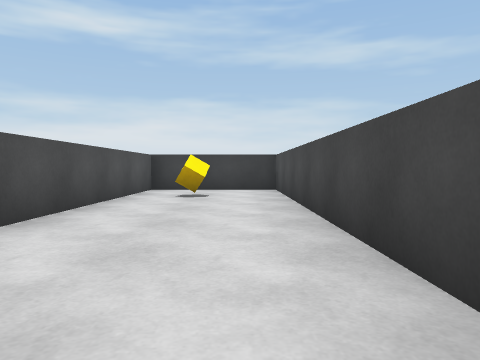
View 1 (above)

23 first-person views from a walk through a Unity game level. The camera is 0.62 m above the floor, tilts 2° down and sees 70° across. The floor is counted in squares, 1 m on a side. Each view is taken from the middle of a square. On the plan, view 1 faces up. The plan holds only what a view shows up to about 10 squares ahead; the rest is blank. The place goes on beyond the plan. The player is left out.

View 2
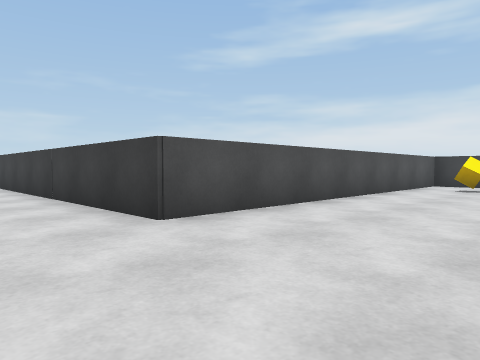

View 3
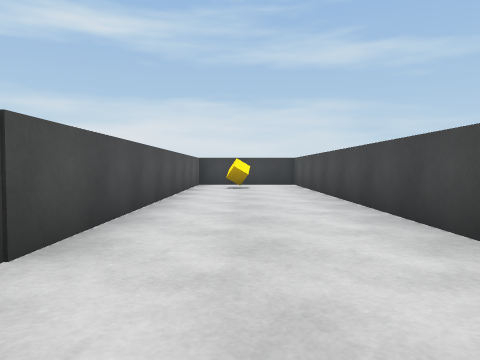

View 4
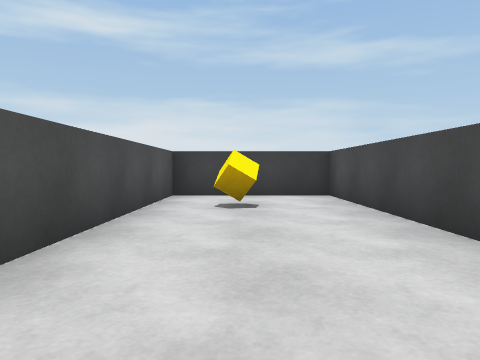

View 5
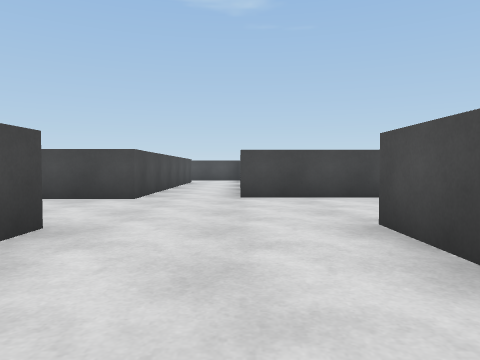

View 6
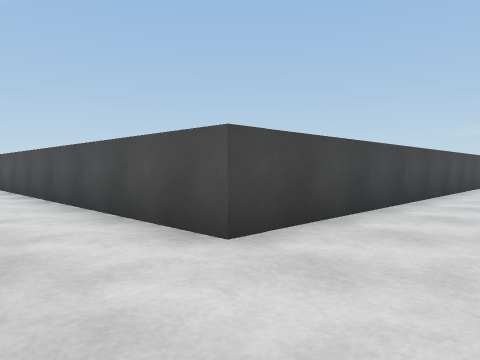

View 7
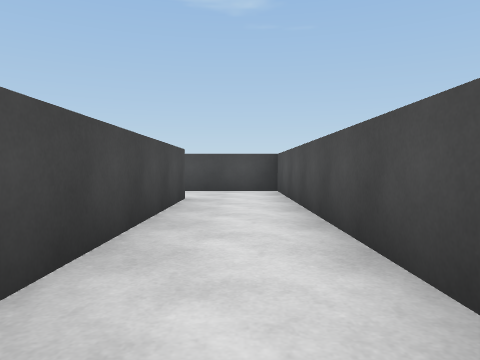

View 8
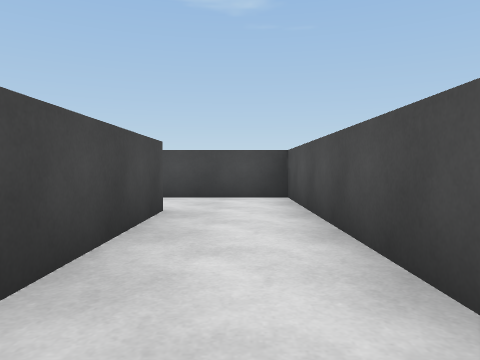

View 9
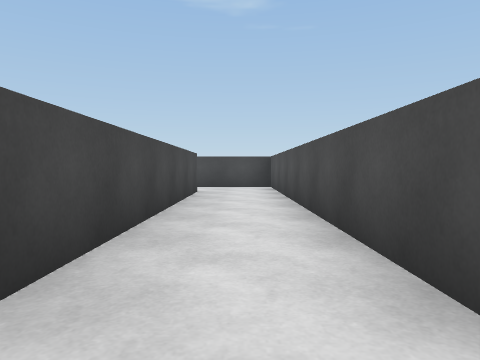

View 10
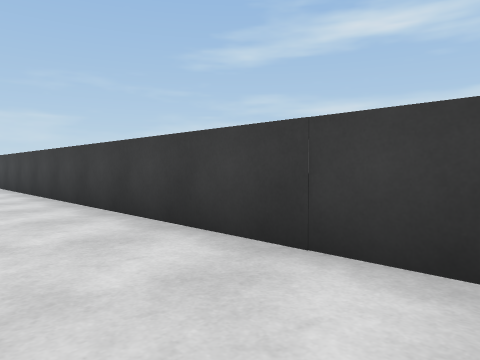

View 11
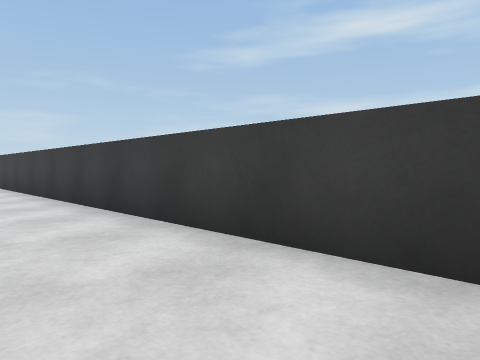

View 12
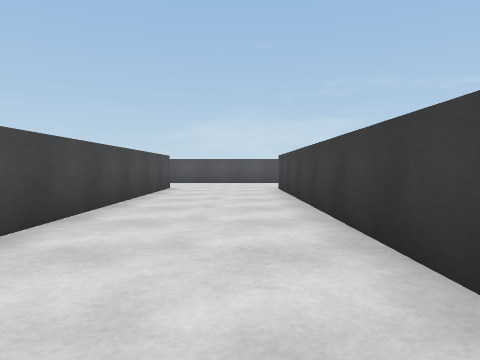

View 13
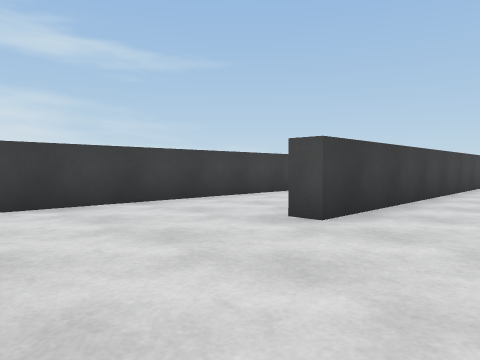

View 14
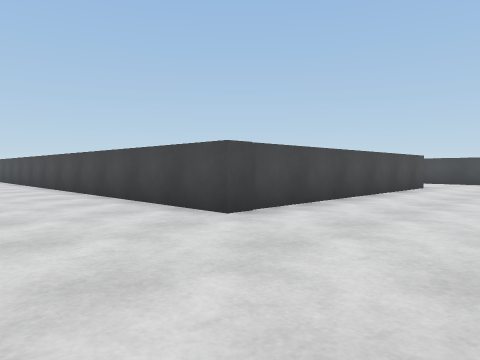

View 15
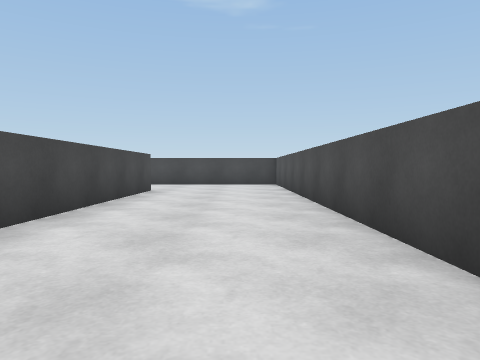

View 16
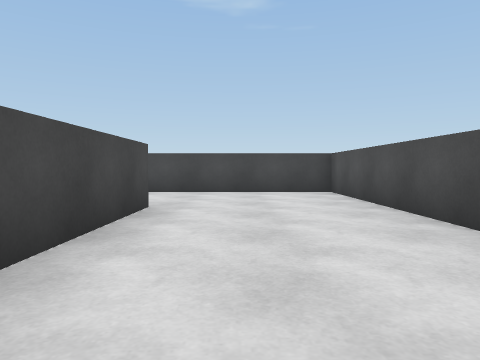

View 17
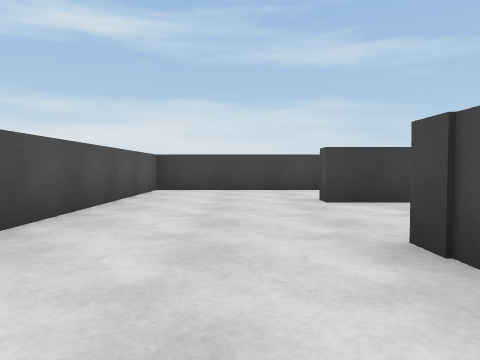

View 18
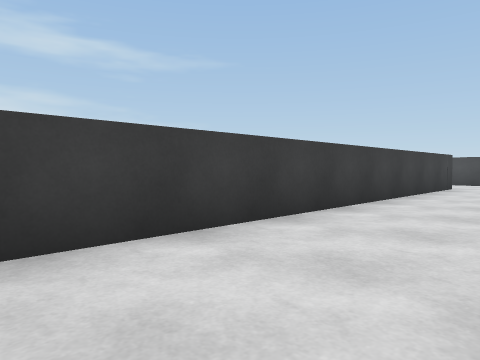

View 19
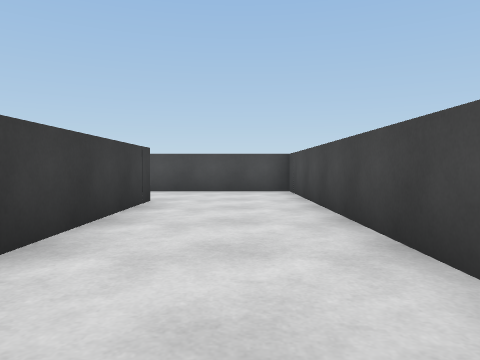

View 20
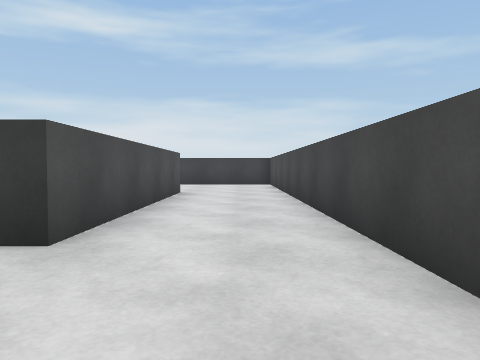

View 21
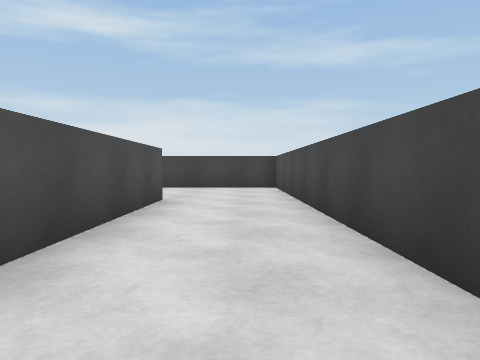

View 22
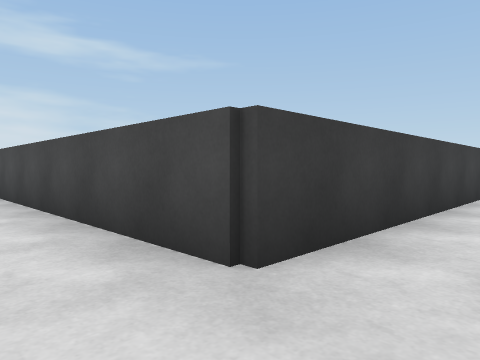

View 23
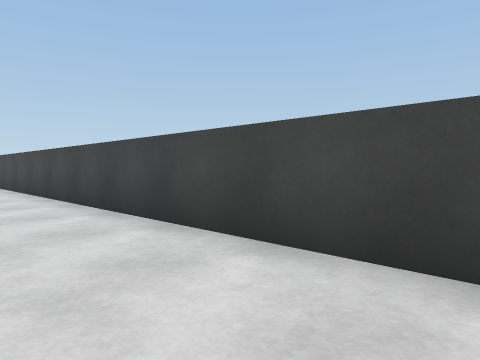

### Floor plan
Points are (right, up) in squares from view 1. A wall is a line through its corners. A room is listed if a view was taken in it or the views show most of it. See-through windows are left out.
Room 1 (views 1, 2, 3, 4, 5, 6, 9)
walls: (1.1, -0.6) (1.1, 9.8) (-2.5, 9.8) (-2.5, -0.8); (1.1, -3.8) (1.5, -3.8)
ways out: opening at (0, -3) to room 2; opening at (-2.5, -2.5) to room 3
objects: cube (-1, 8)
Room 2 (views 7, 8)
walls: (1.1, -12) (1.1, -3.8); (-1, -4.2) (-1, -14.2) (1.5, -14.2)
ways out: opening at (0, -3) to room 1
Room 3 (views 10, 11, 12, 13, 14, 15, 16, 17, 18, 19, 20, 21, 22, 23)
walls: (-14.1, -0.3) (-6.9, -0.3) (-6.9, 8.6); (-15, -12.6) (-21.6, -12.6) (-21.6, -4.2) (-1, -4.2); (-9.5, 8.8) (-9.5, 2.7) (-25.4, 2.7) (-25.4, -14.5); (-2.5, -0.8) (-21.6, -0.8) (-21.6, -0.2)
ways out: opening at (-2.5, -2.5) to room 1; opening at (-8.5, 9)

Where each view was taken, in squares from view 1:
view 1: 0 up, 0 right, facing up
view 2: 3 down, 1 right, facing up-left
view 3: 3 down, 1 left, facing up
view 4: 2 up, 1 left, facing up
view 5: 3 up, 1 left, facing down
view 6: 2 down, 1 right, facing down-left
view 7: 5 down, 0 right, facing down
view 8: 7 down, 0 right, facing down
view 9: 3 down, 0 right, facing down
view 10: 3 down, 5 left, facing up-left
view 11: 3 down, 9 left, facing up-left
view 12: 2 down, 11 left, facing left
view 13: 3 down, 25 left, facing up-right
view 14: 1 down, 25 left, facing down-right
view 15: 3 down, 24 left, facing down
view 16: 7 down, 23 left, facing down
view 17: 7 down, 23 left, facing up
view 18: 0 up, 21 left, facing up-right
view 19: 1 up, 16 left, facing right
view 20: 0 up, 8 left, facing up
view 21: 2 up, 8 left, facing up
view 22: 14 down, 23 left, facing up-right
view 23: 2 down, 14 left, facing down-right
